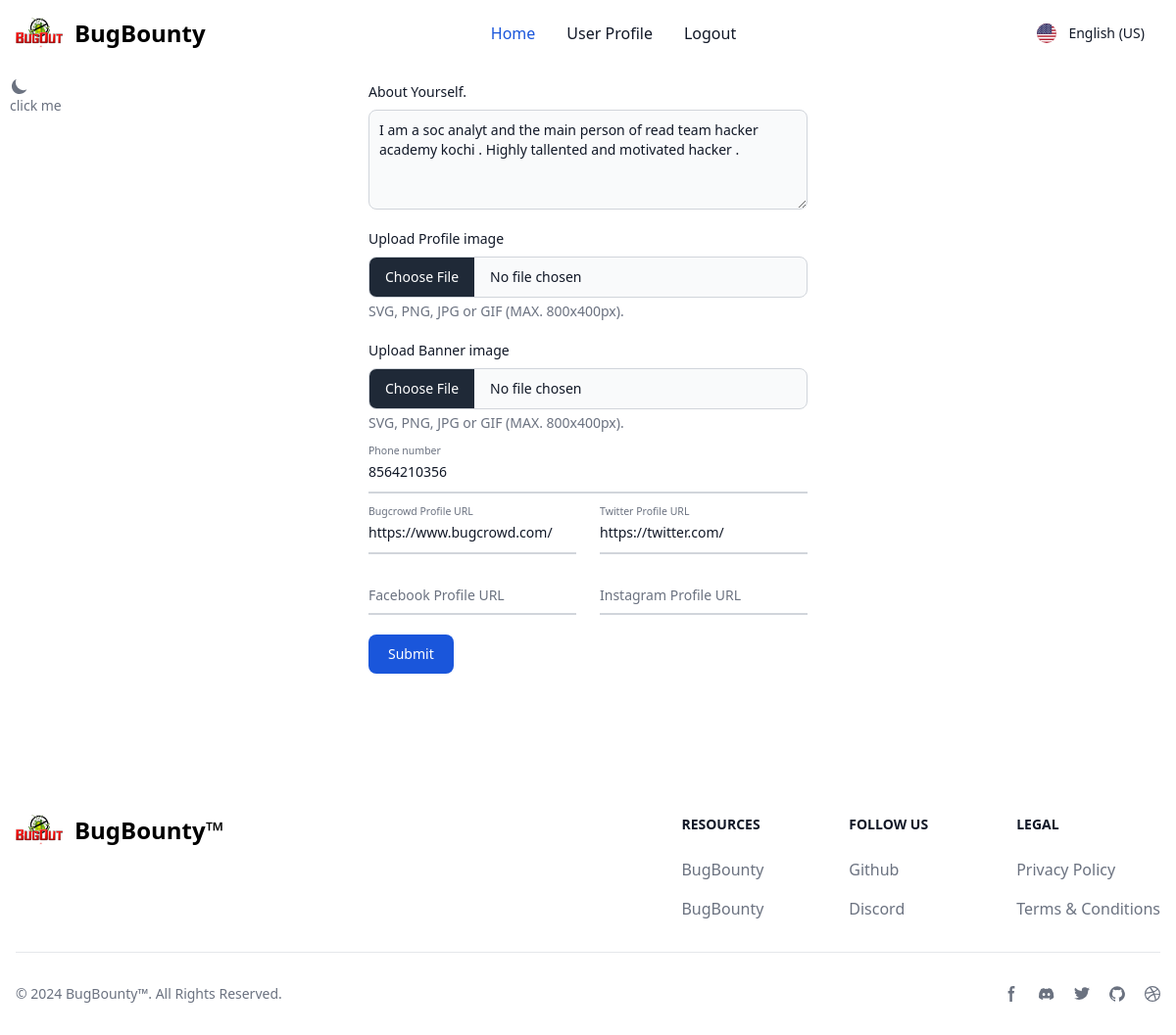
Screenshot of /updateprofile/ (signed in) with the database file from the repository.
### app/models.py (models this page shows)
class UserProfile(models.Model):
    user = models.ForeignKey(User, on_delete=models.CASCADE)
    username=models.CharField( max_length=150)
    profilepicture = models.ImageField(
        upload_to='images', height_field=None, width_field=None, max_length=None)
    banner = models.ImageField(
        upload_to='images', height_field=None, width_field=None, max_length=None, blank=True)
    about = models.TextField()
    collabs = models.IntegerField(default=0, null=True, blank=True)
    bugcrowd = models.CharField(max_length=150, blank=True)
    twitter = models.CharField(max_length=150, blank=True)
    fb = models.CharField(max_length=150, blank=True)
    insta = models.CharField(max_length=150, blank=True)
    phone = models.BigIntegerField(blank=True)

### app/views.py (the view, shortened to what this page needs)
# urls.py: path('updateprofile/', updateUserProfile, name='updateprofile'),
@login_required(login_url='/login')
def updateUserProfile(request):
    query = UserProfile.objects.filter(user=request.user).first()
    context = UserProfile.objects.filter(user=request.user)
    return render(request, 'addprofile.html', {"query": context})

### app/templates/addprofile.html (shortened to what this page needs)
{% extends 'base.html' %} {% block content %}
<div class="px-5 md:px-10">
  <form class="max-w-md mx-auto" method="post" enctype="multipart/form-data">
    {% csrf_token %} {% if query %} {% for val in query %}
    <div class="relative z-0 w-full mb-5 group">
      <label
        for="message"
        class="block mb-2 text-sm font-medium text-gray-900 dark:text-white"
        >About Yourself.</label
      >
      <textarea
        id="message"
        rows="4"
        name="about"
        class="block p-2.5 w-full text-sm text-gray-900 bg-gray-50 rounded-lg border border-gray-300 focus:ring-blue-500 focus:border-blue-500 dark:bg-gray-700 dark:border-gray-600 dark:placeholder-gray-400 dark:text-white dark:focus:ring-blue-500 dark:focus:border-blue-500"
        placeholder="I am a ethical hacker and penitration tester..."
        required
      >
{{val.about}}</textarea
      >
    </div>
    <div class="relative z-0 w-full mb-5 group">
      <label
        class="block mb-2 text-sm font-medium text-gray-900 dark:text-white"
        for="file_input"
        >Upload Profile image</label
      >
      <input
        class="block w-full text-sm text-gray-900 border border-gray-300 rounded-lg cursor-pointer bg-gray-50 dark:text-gray-400 focus:outline-none dark:bg-gray-700 dark:border-gray-600 dark:placeholder-gray-400"
        aria-describedby="file_input_help"
        id="file_input"
        type="file"
        name="profile"
      />
      <p
        class="mt-1 text-sm text-gray-500 dark:text-gray-300"
        id="file_input_help"
      >
        SVG, PNG, JPG or GIF (MAX. 800x400px).
      </p>
    </div>
    <div class="relative z-0 w-full mb-5 group">
      <label
        class="block mb-2 text-sm font-medium text-gray-900 dark:text-white"
        for="file_input"
        >Upload Banner image</label
      >
      <input
        class="block w-full text-sm text-gray-900 border border-gray-300 rounded-lg cursor-pointer bg-gray-50 dark:text-gray-400 focus:outline-none dark:bg-gray-700 dark:border-gray-600 dark:placeholder-gray-400"
        aria-describedby="file_input_help"
        id="file_input"
        type="file"
        name="banner"
      />
      <p
        class="mt-1 text-sm text-gray-500 dark:text-gray-300"
        id="file_input_help"
      >
        SVG, PNG, JPG or GIF (MAX. 800x400px).
      </p>
    </div>
    <div class="relative z-0 w-full mb-5 group">
      <input
        type="tel"
        pattern="[0-9]{10}"
        name="phone"
        id="floating_phone"
        value="{{val.phone}}"
        class="block py-2.5 px-0 w-full text-sm text-gray-900 bg-transparent border-0 border-b-2 border-gray-300 appearance-none dark:text-white dark:border-gray-600 dark:focus:border-blue-500 focus:outline-none focus:ring-0 focus:border-blue-600 peer"
        placeholder=" "
        required
      />
      <label
        for="floating_phone"
        class="peer-focus:font-medium absolute text-sm text-gray-500 dark:text-gray-400 duration-300 transform -translate-y-6 scale-75 top-3 -z-10 origin-[0] peer-focus:start-0 rtl:peer-focus:translate-x-1/4 peer-focus:text-blue-600 peer-focus:dark:text-blue-500 peer-placeholder-shown:scale-100 peer-placeholder-shown:translate-y-0 peer-focus:scale-75 peer-focus:-translate-y-6"
        >Phone number
      </label>
    </div>
    <div class="grid md:grid-cols-2 md:gap-6">
      <div class="relative z-0 w-full mb-5 group">
        <input
          type="text"
          name="bugcrowd"
          id="floating_first_name"
          value="{{val.bugcrowd}}"
          class="block py-2.5 px-0 w-full text-sm text-gray-900 bg-transparent border-0 border-b-2 border-gray-300 appearance-none dark:text-white dark:border-gray-600 dark:focus:border-blue-500 focus:outline-none focus:ring-0 focus:border-blue-600 peer"
          placeholder="Bugcrowd Profile URL"
          required
        />
        <label
          for="floating_first_name"
          class="peer-focus:font-medium absolute text-sm text-gray-500 dark:text-gray-400 duration-300 transform -translate-y-6 scale-75 top-3 -z-10 origin-[0] peer-focus:start-0 rtl:peer-focus:translate-x-1/4 peer-focus:text-blue-600 peer-focus:dark:text-blue-500 peer-placeholder-shown:scale-100 peer-placeholder-shown:translate-y-0 peer-focus:scale-75 peer-focus:-translate-y-6"
          >Bugcrowd Profile URL</label
        >
      </div>
      <div class="relative z-0 w-full mb-5 group">
        <input
          type="text"
          name="twitter"
          value="{{val.twitter}}"
          id="floating_last_name"
          class="block py-2.5 px-0 w-full text-sm text-gray-900 bg-transparent border-0 border-b-2 border-gray-300 appearance-none dark:text-white dark:border-gray-600 dark:focus:border-blue-500 focus:outline-none focus:ring-0 focus:border-blue-600 peer"
          placeholder=" "
          required
        />
        <label
          for="floating_last_name"
          class="peer-focus:font-medium absolute text-sm text-gray-500 dark:text-gray-400 duration-300 transform -translate-y-6 scale-75 top-3 -z-10 origin-[0] peer-focus:start-0 rtl:peer-focus:translate-x-1/4 peer-focus:text-blue-600 peer-focus:dark:text-blue-500 peer-placeholder-shown:scale-100 peer-placeholder-shown:translate-y-0 peer-focus:scale-75 peer-focus:-translate-y-6"
          >Twitter Profile URL</label
        >
      </div>
    </div>
    <div class="grid md:grid-cols-2 md:gap-6">
      <div class="relative z-0 w-full mb-5 group">
        <input
          type="text"
          name="facebook"
          value="{{val.fb}}"
          id="floating_phone"
          class="block py-2.5 px-0 w-full text-sm text-gray-900 bg-transparent border-0 border-b-2 border-gray-300 appearance-none dark:text-white dark:border-gray-600 dark:focus:border-blue-500 focus:outline-none focus:ring-0 focus:border-blue-600 peer"
          placeholder=" "
        />
        <label
          for="floating_phone"
          class="peer-focus:font-medium absolute text-sm text-gray-500 dark:text-gray-400 duration-300 transform -translate-y-6 scale-75 top-3 -z-10 origin-[0] peer-focus:start-0 rtl:peer-focus:translate-x-1/4 peer-focus:text-blue-600 peer-focus:dark:text-blue-500 peer-placeholder-shown:scale-100 peer-placeholder-shown:translate-y-0 peer-focus:scale-75 peer-focus:-translate-y-6"
          >Facebook Profile URL</label
        >
      </div>
      <div class="relative z-0 w-full mb-5 group">
        <input
          type="text"
          name="instagram"
          value="{{val.insta}}"
          id="floating_company"
          class="block py-2.5 px-0 w-full text-sm text-gray-900 bg-transparent border-0 border-b-2 border-gray-300 appearance-none dark:text-white dark:border-gray-600 dark:focus:border-blue-500 focus:outline-none focus:ring-0 focus:border-blue-600 peer"
          placeholder=" "
        />
        <label
          for="floating_company"
          class="peer-focus:font-medium absolute text-sm text-gray-500 dark:text-gray-400 duration-300 transform -translate-y-6 scale-75 top-3 -z-10 origin-[0] peer-focus:start-0 rtl:peer-focus:translate-x-1/4 peer-focus:text-blue-600 peer-focus:dark:text-blue-500 peer-placeholder-shown:scale-100 peer-placeholder-shown:translate-y-0 peer-focus:scale-75 peer-focus:-translate-y-6"
          >Instagram Profile URL</label
        >
      </div>
    </div>
    {% endfor %} {% endif %}
    <button
      type="submit"
      class="text-white bg-blue-700 hover:bg-blue-800 focus:ring-4 focus:outline-none focus:ring-blue-300 font-medium rounded-lg text-sm w-full sm:w-auto px-5 py-2.5 text-center dark:bg-blue-600 dark:hover:bg-blue-700 dark:focus:ring-blue-800"
    >
      Submit
    </button>
  </form>
</div>
{% endblock content %}

### rows the page displays
UserProfile: about "I am a soc analyt and the main person of read team hacker academy kochi . Highly tallented and motivated hacker .", phone "8564210356", bugcrowd "https://www.bugcrowd.com/", twitter "https://twitter.com/"
